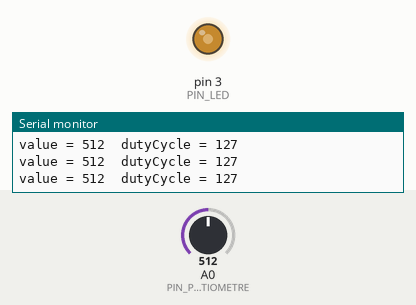
Bench run of a sketch on a simulated Arduino Uno, built with avr-gcc and run on an emulated ATmega328P. Shown: output pins drawn as LEDs (lit = HIGH), the last lines printed to the serial monitor. The test bench sets the inputs (shaded band); at power-on: A0 (PIN_POTENTIOMETRE) = 512.

Above: at 1.2 s.
1.3 s: A0 (PIN_POTENTIOMETRE) set to 44
At 2.5 s:
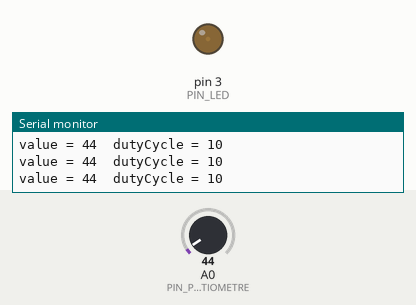
2.8 s: A0 (PIN_POTENTIOMETRE) set to 37
At 3.1 s:
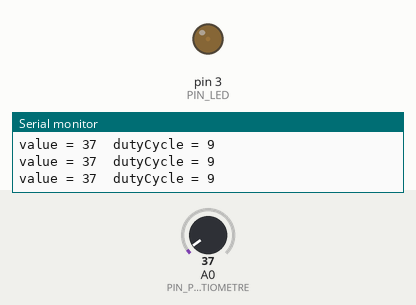
4.3 s: A0 (PIN_POTENTIOMETRE) set to 0
At 5.4 s:
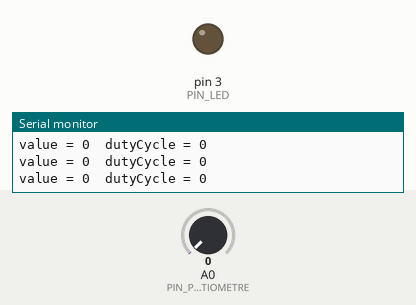
5.8 s: A0 (PIN_POTENTIOMETRE) set to 3
8.8 s: A0 (PIN_POTENTIOMETRE) set to 6
At 9.3 s:
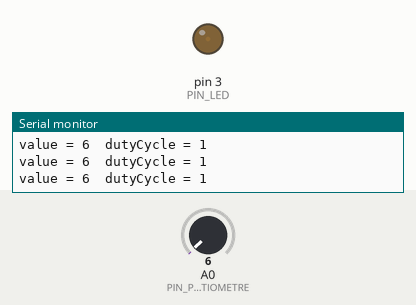
10.3 s: A0 (PIN_POTENTIOMETRE) set to 716
At 11.5 s:
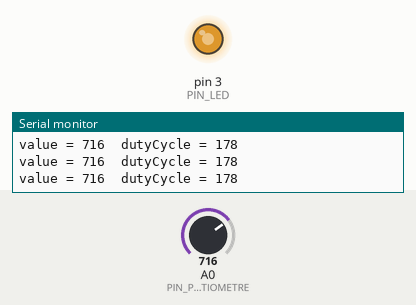
Timing chart, 0 to 12.8 s (numbered marks = the images above; inputs shaded):
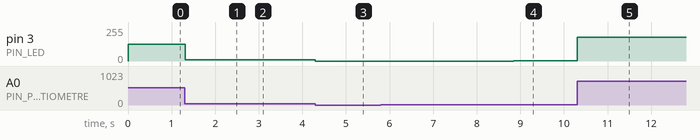

Measured:
- after the input at 1.3 s, pin 3 (PIN_LED): 127/255 → 10/255 at once
- after the input at 2.8 s, pin 3 (PIN_LED): 10/255 → 9/255 at once
- after the input at 4.3 s, pin 3 (PIN_LED): 9/255 → 0/255 at once
- after the input at 8.8 s, pin 3 (PIN_LED): 0/255 → 1/255 after 0.05 s
- after the input at 10.3 s, pin 3 (PIN_LED): 1/255 → 178/255 at once

The sketch:

partie4_potentiometre_led.ino
```cpp
// TP2 - Partie 4 : luminosite de la LED (D3) reglee par le potentiometre (A0)
#define PIN_LED 3
#define PIN_POTENTIOMETRE A0

void setup() {
    pinMode(PIN_LED, OUTPUT);
  pinMode(PIN_POTENTIOMETRE, INPUT);
  Serial.begin(9600);
}

void loop() {
    int value = analogRead(PIN_POTENTIOMETRE);          // 0 a 1023
  int dutyCycle = map(value, 0, 1023, 0, 255);        // mise a l'echelle PWM
  analogWrite(PIN_LED, dutyCycle);

  Serial.print("value = ");
  Serial.print(value);
  Serial.print("  dutyCycle = ");
  Serial.println(dutyCycle);
  delay(50);
}
```
